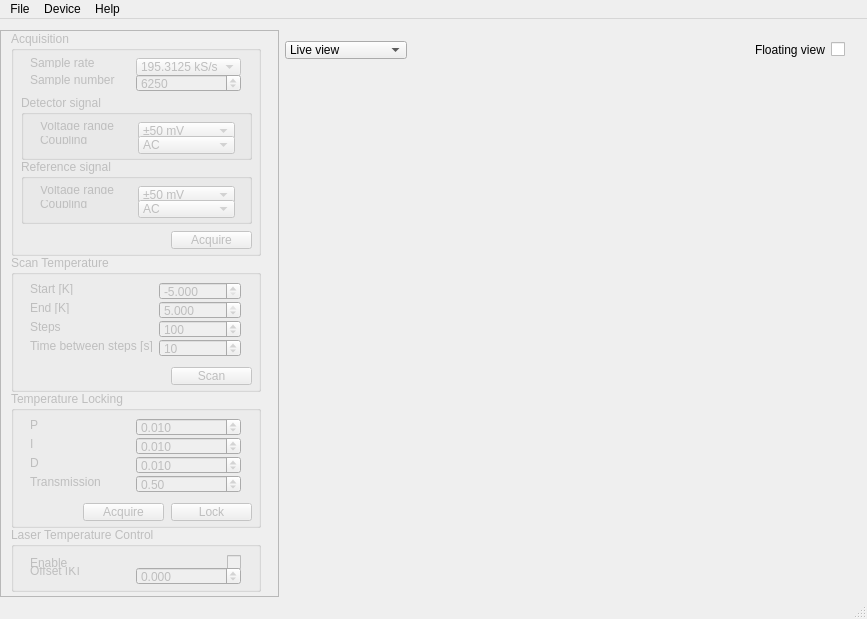
<?xml version="1.0" encoding="UTF-8"?>
<ui version="4.0">
 <class>MainWindow</class>
 <widget class="QMainWindow" name="MainWindow">
  <property name="geometry">
   <rect>
    <x>0</x>
    <y>0</y>
    <width>867</width>
    <height>619</height>
   </rect>
  </property>
  <property name="windowTitle">
   <string>LQTControl</string>
  </property>
  <property name="styleSheet">
   <string notr="true"/>
  </property>
  <widget class="QWidget" name="centralWidget">
   <layout class="QHBoxLayout" name="horizontalLayout_2">
    <property name="leftMargin">
     <number>0</number>
    </property>
    <property name="bottomMargin">
     <number>0</number>
    </property>
    <item>
     <widget class="QScrollArea" name="settingsArea">
      <property name="minimumSize">
       <size>
        <width>279</width>
        <height>0</height>
       </size>
      </property>
      <property name="maximumSize">
       <size>
        <width>270</width>
        <height>16777215</height>
       </size>
      </property>
      <property name="frameShadow">
       <enum>QFrame::Raised</enum>
      </property>
      <property name="lineWidth">
       <number>1</number>
      </property>
      <property name="widgetResizable">
       <bool>true</bool>
      </property>
      <widget class="QWidget" name="scrollAreaWidgetContents">
       <property name="geometry">
        <rect>
         <x>0</x>
         <y>0</y>
         <width>277</width>
         <height>565</height>
        </rect>
       </property>
       <property name="sizePolicy">
        <sizepolicy hsizetype="Preferred" vsizetype="Preferred">
         <horstretch>0</horstretch>
         <verstretch>0</verstretch>
        </sizepolicy>
       </property>
       <property name="minimumSize">
        <size>
         <width>260</width>
         <height>565</height>
        </size>
       </property>
       <widget class="QGroupBox" name="ScanBox">
        <property name="enabled">
         <bool>false</bool>
        </property>
        <property name="geometry">
         <rect>
          <x>10</x>
          <y>224</y>
          <width>250</width>
          <height>137</height>
         </rect>
        </property>
        <property name="title">
         <string>Scan Temperature</string>
        </property>
        <widget class="QPushButton" name="scanButton">
         <property name="geometry">
          <rect>
           <x>160</x>
           <y>112</y>
           <width>81</width>
           <height>18</height>
          </rect>
         </property>
         <property name="text">
          <string>Scan</string>
         </property>
        </widget>
        <widget class="QWidget" name="layoutWidget">
         <property name="geometry">
          <rect>
           <x>8</x>
           <y>16</y>
           <width>233</width>
           <height>92</height>
          </rect>
         </property>
         <layout class="QFormLayout" name="formLayout_4">
          <item row="0" column="0">
           <widget class="QLabel" name="scanStartLabel">
            <property name="text">
             <string>Start [K]</string>
            </property>
           </widget>
          </item>
          <item row="0" column="1">
           <widget class="QDoubleSpinBox" name="scanStart">
            <property name="minimumSize">
             <size>
              <width>0</width>
              <height>18</height>
             </size>
            </property>
            <property name="maximumSize">
             <size>
              <width>16777215</width>
              <height>18</height>
             </size>
            </property>
            <property name="decimals">
             <number>3</number>
            </property>
            <property name="minimum">
             <double>-5.000000000000000</double>
            </property>
            <property name="maximum">
             <double>5.000000000000000</double>
            </property>
            <property name="singleStep">
             <double>0.100000000000000</double>
            </property>
            <property name="value">
             <double>-5.000000000000000</double>
            </property>
           </widget>
          </item>
          <item row="1" column="0">
           <widget class="QLabel" name="scanEndLabel">
            <property name="text">
             <string>End [K]</string>
            </property>
           </widget>
          </item>
          <item row="1" column="1">
           <widget class="QDoubleSpinBox" name="scanEnd">
            <property name="minimumSize">
             <size>
              <width>0</width>
              <height>18</height>
             </size>
            </property>
            <property name="maximumSize">
             <size>
              <width>16777215</width>
              <height>18</height>
             </size>
            </property>
            <property name="decimals">
             <number>3</number>
            </property>
            <property name="minimum">
             <double>-5.000000000000000</double>
            </property>
            <property name="maximum">
             <double>5.000000000000000</double>
            </property>
            <property name="singleStep">
             <double>0.100000000000000</double>
            </property>
            <property name="value">
             <double>5.000000000000000</double>
            </property>
           </widget>
          </item>
          <item row="2" column="0">
           <widget class="QLabel" name="scanStepsLabel">
            <property name="text">
             <string>Steps</string>
            </property>
           </widget>
          </item>
          <item row="2" column="1">
           <widget class="QSpinBox" name="scanSteps">
            <property name="minimumSize">
             <size>
              <width>0</width>
              <height>18</height>
             </size>
            </property>
            <property name="maximumSize">
             <size>
              <width>16777215</width>
              <height>18</height>
             </size>
            </property>
            <property name="minimum">
             <number>2</number>
            </property>
            <property name="maximum">
             <number>1000</number>
            </property>
            <property name="value">
             <number>100</number>
            </property>
           </widget>
          </item>
          <item row="3" column="0">
           <widget class="QLabel" name="scanIntervalLabel">
            <property name="minimumSize">
             <size>
              <width>100</width>
              <height>0</height>
             </size>
            </property>
            <property name="text">
             <string>Time between steps [s]</string>
            </property>
           </widget>
          </item>
          <item row="3" column="1">
           <widget class="QSpinBox" name="scanInterval">
            <property name="minimumSize">
             <size>
              <width>0</width>
              <height>18</height>
             </size>
            </property>
            <property name="maximumSize">
             <size>
              <width>16777215</width>
              <height>18</height>
             </size>
            </property>
            <property name="minimum">
             <number>1</number>
            </property>
            <property name="maximum">
             <number>300</number>
            </property>
            <property name="singleStep">
             <number>10</number>
            </property>
            <property name="value">
             <number>10</number>
            </property>
           </widget>
          </item>
         </layout>
        </widget>
       </widget>
       <widget class="QGroupBox" name="LockingBox">
        <property name="enabled">
         <bool>false</bool>
        </property>
        <property name="geometry">
         <rect>
          <x>10</x>
          <y>360</y>
          <width>250</width>
          <height>137</height>
         </rect>
        </property>
        <property name="title">
         <string>Temperature Locking</string>
        </property>
        <widget class="QPushButton" name="lockButton">
         <property name="geometry">
          <rect>
           <x>160</x>
           <y>112</y>
           <width>81</width>
           <height>18</height>
          </rect>
         </property>
         <property name="text">
          <string>Lock</string>
         </property>
        </widget>
        <widget class="QPushButton" name="acquireLockButton">
         <property name="geometry">
          <rect>
           <x>72</x>
           <y>112</y>
           <width>81</width>
           <height>18</height>
          </rect>
         </property>
         <property name="text">
          <string>Acquire</string>
         </property>
        </widget>
        <widget class="QWidget" name="layoutWidget_1">
         <property name="geometry">
          <rect>
           <x>8</x>
           <y>16</y>
           <width>233</width>
           <height>92</height>
          </rect>
         </property>
         <layout class="QFormLayout" name="formLayout_5">
          <item row="0" column="0">
           <widget class="QLabel" name="proportionalLabel">
            <property name="text">
             <string>P</string>
            </property>
           </widget>
          </item>
          <item row="0" column="1">
           <widget class="QDoubleSpinBox" name="proportionalTerm">
            <property name="minimumSize">
             <size>
              <width>0</width>
              <height>18</height>
             </size>
            </property>
            <property name="maximumSize">
             <size>
              <width>16777215</width>
              <height>18</height>
             </size>
            </property>
            <property name="decimals">
             <number>3</number>
            </property>
            <property name="minimum">
             <double>-1.000000000000000</double>
            </property>
            <property name="maximum">
             <double>1.000000000000000</double>
            </property>
            <property name="singleStep">
             <double>0.005000000000000</double>
            </property>
            <property name="value">
             <double>0.010000000000000</double>
            </property>
           </widget>
          </item>
          <item row="1" column="0">
           <widget class="QLabel" name="integralLabel">
            <property name="text">
             <string>I</string>
            </property>
           </widget>
          </item>
          <item row="1" column="1">
           <widget class="QDoubleSpinBox" name="integralTerm">
            <property name="minimumSize">
             <size>
              <width>0</width>
              <height>18</height>
             </size>
            </property>
            <property name="maximumSize">
             <size>
              <width>16777215</width>
              <height>18</height>
             </size>
            </property>
            <property name="decimals">
             <number>3</number>
            </property>
            <property name="minimum">
             <double>-1.000000000000000</double>
            </property>
            <property name="maximum">
             <double>1.000000000000000</double>
            </property>
            <property name="singleStep">
             <double>0.005000000000000</double>
            </property>
            <property name="value">
             <double>0.010000000000000</double>
            </property>
           </widget>
          </item>
          <item row="2" column="0">
           <widget class="QLabel" name="derivativeLabel">
            <property name="text">
             <string>D</string>
            </property>
           </widget>
          </item>
          <item row="2" column="1">
           <widget class="QDoubleSpinBox" name="derivativeTerm">
            <property name="minimumSize">
             <size>
              <width>0</width>
              <height>18</height>
             </size>
            </property>
            <property name="maximumSize">
             <size>
              <width>16777215</width>
              <height>18</height>
             </size>
            </property>
            <property name="decimals">
             <number>3</number>
            </property>
            <property name="minimum">
             <double>-1.000000000000000</double>
            </property>
            <property name="maximum">
             <double>1.000000000000000</double>
            </property>
            <property name="singleStep">
             <double>0.005000000000000</double>
            </property>
            <property name="value">
             <double>0.010000000000000</double>
            </property>
           </widget>
          </item>
          <item row="3" column="0">
           <widget class="QLabel" name="transmissionLabel">
            <property name="minimumSize">
             <size>
              <width>100</width>
              <height>0</height>
             </size>
            </property>
            <property name="text">
             <string>Transmission</string>
            </property>
           </widget>
          </item>
          <item row="3" column="1">
           <widget class="QDoubleSpinBox" name="transmission">
            <property name="minimumSize">
             <size>
              <width>0</width>
              <height>18</height>
             </size>
            </property>
            <property name="maximumSize">
             <size>
              <width>16777215</width>
              <height>18</height>
             </size>
            </property>
            <property name="decimals">
             <number>2</number>
            </property>
            <property name="minimum">
             <double>0.000000000000000</double>
            </property>
            <property name="maximum">
             <double>1.000000000000000</double>
            </property>
            <property name="singleStep">
             <double>0.010000000000000</double>
            </property>
            <property name="value">
             <double>0.500000000000000</double>
            </property>
           </widget>
          </item>
         </layout>
        </widget>
       </widget>
       <widget class="QGroupBox" name="AcquisitionBox">
        <property name="enabled">
         <bool>false</bool>
        </property>
        <property name="geometry">
         <rect>
          <x>10</x>
          <y>0</y>
          <width>250</width>
          <height>225</height>
         </rect>
        </property>
        <property name="title">
         <string>Acquisition</string>
        </property>
        <widget class="QPushButton" name="acquisitionButton">
         <property name="geometry">
          <rect>
           <x>160</x>
           <y>200</y>
           <width>81</width>
           <height>18</height>
          </rect>
         </property>
         <property name="text">
          <string>Acquire</string>
         </property>
        </widget>
        <widget class="QGroupBox" name="chA">
         <property name="geometry">
          <rect>
           <x>10</x>
           <y>64</y>
           <width>231</width>
           <height>65</height>
          </rect>
         </property>
         <property name="title">
          <string>Detector signal</string>
         </property>
         <widget class="QWidget" name="layoutWidget_2">
          <property name="geometry">
           <rect>
            <x>8</x>
            <y>16</y>
            <width>217</width>
            <height>44</height>
           </rect>
          </property>
          <layout class="QFormLayout" name="formLayout_2">
           <item row="0" column="0">
            <widget class="QLabel" name="chARangeLabel">
             <property name="minimumSize">
              <size>
               <width>92</width>
               <height>0</height>
              </size>
             </property>
             <property name="text">
              <string>Voltage range</string>
             </property>
            </widget>
           </item>
           <item row="0" column="1">
            <widget class="QComboBox" name="chARange">
             <property name="minimumSize">
              <size>
               <width>0</width>
               <height>18</height>
              </size>
             </property>
             <property name="maximumSize">
              <size>
               <width>16777215</width>
               <height>18</height>
              </size>
             </property>
             <item>
              <property name="text">
               <string>±50 mV</string>
              </property>
             </item>
             <item>
              <property name="text">
               <string>±100 mV</string>
              </property>
             </item>
             <item>
              <property name="text">
               <string>±200 mV</string>
              </property>
             </item>
             <item>
              <property name="text">
               <string>±500 mV</string>
              </property>
             </item>
             <item>
              <property name="text">
               <string>±1 V</string>
              </property>
             </item>
             <item>
              <property name="text">
               <string>±2 V</string>
              </property>
             </item>
             <item>
              <property name="text">
               <string>±5 V</string>
              </property>
             </item>
             <item>
              <property name="text">
               <string>±10 V</string>
              </property>
             </item>
             <item>
              <property name="text">
               <string>±20 V</string>
              </property>
             </item>
             <item>
              <property name="text">
               <string>Auto</string>
              </property>
             </item>
             <item>
              <property name="text">
               <string>Off</string>
              </property>
             </item>
            </widget>
           </item>
           <item row="1" column="0">
            <widget class="QLabel" name="chACouplingLabel">
             <property name="text">
              <string>Coupling</string>
             </property>
            </widget>
           </item>
           <item row="1" column="1">
            <widget class="QComboBox" name="chACoupling">
             <property name="minimumSize">
              <size>
               <width>0</width>
               <height>18</height>
              </size>
             </property>
             <property name="maximumSize">
              <size>
               <width>16777215</width>
               <height>18</height>
              </size>
             </property>
             <item>
              <property name="text">
               <string>AC</string>
              </property>
             </item>
             <item>
              <property name="text">
               <string>DC</string>
              </property>
             </item>
            </widget>
           </item>
          </layout>
         </widget>
        </widget>
        <widget class="QGroupBox" name="chB">
         <property name="geometry">
          <rect>
           <x>10</x>
           <y>128</y>
           <width>231</width>
           <height>65</height>
          </rect>
         </property>
         <property name="title">
          <string>Reference signal</string>
         </property>
         <widget class="QWidget" name="layoutWidget_3">
          <property name="geometry">
           <rect>
            <x>8</x>
            <y>16</y>
            <width>217</width>
            <height>44</height>
           </rect>
          </property>
          <layout class="QFormLayout" name="formLayout_3">
           <item row="0" column="0">
            <widget class="QLabel" name="chBRangeLabel">
             <property name="minimumSize">
              <size>
               <width>92</width>
               <height>0</height>
              </size>
             </property>
             <property name="text">
              <string>Voltage range</string>
             </property>
            </widget>
           </item>
           <item row="0" column="1">
            <widget class="QComboBox" name="chBRange">
             <property name="minimumSize">
              <size>
               <width>0</width>
               <height>18</height>
              </size>
             </property>
             <property name="maximumSize">
              <size>
               <width>16777215</width>
               <height>18</height>
              </size>
             </property>
             <item>
              <property name="text">
               <string>±50 mV</string>
              </property>
             </item>
             <item>
              <property name="text">
               <string>±100 mV</string>
              </property>
             </item>
             <item>
              <property name="text">
               <string>±200 mV</string>
              </property>
             </item>
             <item>
              <property name="text">
               <string>±500 mV</string>
              </property>
             </item>
             <item>
              <property name="text">
               <string>±1 V</string>
              </property>
             </item>
             <item>
              <property name="text">
               <string>±2 V</string>
              </property>
             </item>
             <item>
              <property name="text">
               <string>±5 V</string>
              </property>
             </item>
             <item>
              <property name="text">
               <string>±10 V</string>
              </property>
             </item>
             <item>
              <property name="text">
               <string>±20 V</string>
              </property>
             </item>
             <item>
              <property name="text">
               <string>Auto</string>
              </property>
             </item>
             <item>
              <property name="text">
               <string>Off</string>
              </property>
             </item>
            </widget>
           </item>
           <item row="1" column="0">
            <widget class="QLabel" name="chBCouplingLabel">
             <property name="text">
              <string>Coupling</string>
             </property>
            </widget>
           </item>
           <item row="1" column="1">
            <widget class="QComboBox" name="chBCoupling">
             <property name="minimumSize">
              <size>
               <width>0</width>
               <height>18</height>
              </size>
             </property>
             <property name="maximumSize">
              <size>
               <width>16777215</width>
               <height>18</height>
              </size>
             </property>
             <item>
              <property name="text">
               <string>AC</string>
              </property>
             </item>
             <item>
              <property name="text">
               <string>DC</string>
              </property>
             </item>
            </widget>
           </item>
          </layout>
         </widget>
        </widget>
        <widget class="QWidget" name="layoutWidget_4">
         <property name="geometry">
          <rect>
           <x>8</x>
           <y>16</y>
           <width>233</width>
           <height>49</height>
          </rect>
         </property>
         <layout class="QFormLayout" name="formLayout">
          <item row="0" column="0">
           <widget class="QLabel" name="sampleRateLabel">
            <property name="text">
             <string>Sample rate</string>
            </property>
           </widget>
          </item>
          <item row="0" column="1">
           <widget class="QComboBox" name="sampleRate">
            <property name="minimumSize">
             <size>
              <width>0</width>
              <height>18</height>
             </size>
            </property>
            <property name="maximumSize">
             <size>
              <width>16777215</width>
              <height>18</height>
             </size>
            </property>
            <property name="currentIndex">
             <number>10</number>
            </property>
            <item>
             <property name="text">
              <string>200 MS/s</string>
             </property>
            </item>
            <item>
             <property name="text">
              <string>100 MS/s</string>
             </property>
            </item>
            <item>
             <property name="text">
              <string>50 MS/s</string>
             </property>
            </item>
            <item>
             <property name="text">
              <string>25 MS/s</string>
             </property>
            </item>
            <item>
             <property name="text">
              <string>12.5 MS/s</string>
             </property>
            </item>
            <item>
             <property name="text">
              <string>6.25 MS/s</string>
             </property>
            </item>
            <item>
             <property name="text">
              <string>3.125 MS/s</string>
             </property>
            </item>
            <item>
             <property name="text">
              <string>1562.5 kS/s</string>
             </property>
            </item>
            <item>
             <property name="text">
              <string>781.25 kS/s</string>
             </property>
            </item>
            <item>
             <property name="text">
              <string>390.625 kS/s</string>
             </property>
            </item>
            <item>
             <property name="text">
              <string>195.3125 kS/s</string>
             </property>
            </item>
           </widget>
          </item>
          <item row="1" column="0">
           <widget class="QLabel" name="sampleNumberLabel">
            <property name="minimumSize">
             <size>
              <width>100</width>
              <height>0</height>
             </size>
            </property>
            <property name="text">
             <string>Sample number</string>
            </property>
           </widget>
          </item>
          <item row="1" column="1">
           <widget class="QSpinBox" name="sampleNumber">
            <property name="minimumSize">
             <size>
              <width>0</width>
              <height>18</height>
             </size>
            </property>
            <property name="maximumSize">
             <size>
              <width>16777215</width>
              <height>18</height>
             </size>
            </property>
            <property name="minimum">
             <number>1</number>
            </property>
            <property name="maximum">
             <number>16000</number>
            </property>
            <property name="value">
             <number>6250</number>
            </property>
           </widget>
          </item>
         </layout>
        </widget>
       </widget>
       <widget class="QGroupBox" name="LaserTemperatureBox">
        <property name="enabled">
         <bool>false</bool>
        </property>
        <property name="geometry">
         <rect>
          <x>10</x>
          <y>496</y>
          <width>250</width>
          <height>65</height>
         </rect>
        </property>
        <property name="title">
         <string>Laser Temperature Control</string>
        </property>
        <widget class="QWidget" name="layoutWidget_5">
         <property name="geometry">
          <rect>
           <x>8</x>
           <y>16</y>
           <width>233</width>
           <height>43</height>
          </rect>
         </property>
         <layout class="QFormLayout" name="formLayout_6">
          <item row="0" column="0">
           <widget class="QLabel" name="enableTemperatureControlLabel">
            <property name="minimumSize">
             <size>
              <width>0</width>
              <height>17</height>
             </size>
            </property>
            <property name="text">
             <string>Enable</string>
            </property>
           </widget>
          </item>
          <item row="0" column="1">
           <widget class="QCheckBox" name="enableTemperatureControlCheckbox">
            <property name="enabled">
             <bool>false</bool>
            </property>
            <property name="minimumSize">
             <size>
              <width>0</width>
              <height>17</height>
             </size>
            </property>
            <property name="layoutDirection">
             <enum>Qt::RightToLeft</enum>
            </property>
            <property name="text">
             <string/>
            </property>
           </widget>
          </item>
          <item row="1" column="0">
           <widget class="QLabel" name="temperatureOffsetLabel">
            <property name="minimumSize">
             <size>
              <width>100</width>
              <height>0</height>
             </size>
            </property>
            <property name="text">
             <string>Offset [K]</string>
            </property>
           </widget>
          </item>
          <item row="1" column="1">
           <widget class="QDoubleSpinBox" name="temperatureOffset">
            <property name="minimumSize">
             <size>
              <width>0</width>
              <height>18</height>
             </size>
            </property>
            <property name="maximumSize">
             <size>
              <width>16777215</width>
              <height>18</height>
             </size>
            </property>
            <property name="decimals">
             <number>3</number>
            </property>
            <property name="minimum">
             <double>-5.000000000000000</double>
            </property>
            <property name="maximum">
             <double>5.000000000000000</double>
            </property>
            <property name="singleStep">
             <double>0.001000000000000</double>
            </property>
            <property name="value">
             <double>0.000000000000000</double>
            </property>
           </widget>
          </item>
         </layout>
        </widget>
       </widget>
      </widget>
     </widget>
    </item>
    <item>
     <widget class="QWidget" name="plottingArea" native="true">
      <property name="minimumSize">
       <size>
        <width>560</width>
        <height>500</height>
       </size>
      </property>
      <layout class="QVBoxLayout" name="verticalLayout">
       <property name="leftMargin">
        <number>0</number>
       </property>
       <item>
        <widget class="QWidget" name="widget_2" native="true">
         <property name="sizePolicy">
          <sizepolicy hsizetype="Preferred" vsizetype="Fixed">
           <horstretch>0</horstretch>
           <verstretch>0</verstretch>
          </sizepolicy>
         </property>
         <property name="minimumSize">
          <size>
           <width>200</width>
           <height>18</height>
          </size>
         </property>
         <property name="maximumSize">
          <size>
           <width>16777215</width>
           <height>18</height>
          </size>
         </property>
         <layout class="QHBoxLayout" name="horizontalLayout">
          <property name="leftMargin">
           <number>0</number>
          </property>
          <property name="topMargin">
           <number>0</number>
          </property>
          <property name="rightMargin">
           <number>0</number>
          </property>
          <property name="bottomMargin">
           <number>0</number>
          </property>
          <item>
           <widget class="QComboBox" name="selectDisplay">
            <property name="minimumSize">
             <size>
              <width>0</width>
              <height>18</height>
             </size>
            </property>
            <item>
             <property name="text">
              <string>Live view</string>
             </property>
            </item>
            <item>
             <property name="text">
              <string>Locking view</string>
             </property>
            </item>
            <item>
             <property name="text">
              <string>Single scan view</string>
             </property>
            </item>
           </widget>
          </item>
          <item>
           <spacer name="horizontalSpacer">
            <property name="orientation">
             <enum>Qt::Horizontal</enum>
            </property>
            <property name="sizeType">
             <enum>QSizePolicy::Expanding</enum>
            </property>
            <property name="sizeHint" stdset="0">
             <size>
              <width>677</width>
              <height>20</height>
             </size>
            </property>
           </spacer>
          </item>
          <item>
           <widget class="QLabel" name="floatingViewLabel">
            <property name="text">
             <string>Floating view</string>
            </property>
           </widget>
          </item>
          <item>
           <widget class="QCheckBox" name="floatingViewCheckBox">
            <property name="enabled">
             <bool>true</bool>
            </property>
            <property name="layoutDirection">
             <enum>Qt::RightToLeft</enum>
            </property>
            <property name="text">
             <string/>
            </property>
           </widget>
          </item>
         </layout>
        </widget>
       </item>
       <item>
        <widget class="QtCharts::QChartView" name="plotAxes" native="true">
         <property name="minimumSize">
          <size>
           <width>270</width>
           <height>400</height>
          </size>
         </property>
        </widget>
       </item>
      </layout>
     </widget>
    </item>
   </layout>
  </widget>
  <widget class="QMenuBar" name="menuBar">
   <property name="geometry">
    <rect>
     <x>0</x>
     <y>0</y>
     <width>867</width>
     <height>21</height>
    </rect>
   </property>
   <widget class="QMenu" name="menuFiles">
    <property name="title">
     <string>File</string>
    </property>
    <addaction name="actionQuit"/>
   </widget>
   <widget class="QMenu" name="menuDevice">
    <property name="title">
     <string>Device</string>
    </property>
    <addaction name="actionConnect_DAQ"/>
    <addaction name="actionDisconnect_DAQ"/>
    <addaction name="actionSettings"/>
    <addaction name="separator"/>
    <addaction name="actionConnect_Laser"/>
    <addaction name="actionDisconnect_Laser"/>
   </widget>
   <widget class="QMenu" name="menuHelp">
    <property name="title">
     <string>Help</string>
    </property>
    <addaction name="actionAbout"/>
   </widget>
   <addaction name="menuFiles"/>
   <addaction name="menuDevice"/>
   <addaction name="menuHelp"/>
  </widget>
  <widget class="QStatusBar" name="statusBar">
   <property name="minimumSize">
    <size>
     <width>0</width>
     <height>22</height>
    </size>
   </property>
   <property name="maximumSize">
    <size>
     <width>16777215</width>
     <height>22</height>
    </size>
   </property>
  </widget>
  <action name="actionSave">
   <property name="text">
    <string>Save</string>
   </property>
  </action>
  <action name="actionSave_As">
   <property name="text">
    <string>Save As</string>
   </property>
  </action>
  <action name="actionQuit">
   <property name="text">
    <string>Quit</string>
   </property>
  </action>
  <action name="actionConnect_DAQ">
   <property name="text">
    <string>Connect DAQ</string>
   </property>
  </action>
  <action name="actionDisconnect_DAQ">
   <property name="enabled">
    <bool>false</bool>
   </property>
   <property name="text">
    <string>Disconnect DAQ</string>
   </property>
  </action>
  <action name="actionSettings">
   <property name="text">
    <string>Settings</string>
   </property>
  </action>
  <action name="actionConnect_Laser">
   <property name="text">
    <string>Connect Laser</string>
   </property>
  </action>
  <action name="actionDisconnect_Laser">
   <property name="enabled">
    <bool>false</bool>
   </property>
   <property name="text">
    <string>Disconnect Laser</string>
   </property>
  </action>
  <action name="actionEnable_Piezo">
   <property name="text">
    <string>Enable Piezo Output</string>
   </property>
  </action>
  <action name="actionDisable_Piezo">
   <property name="enabled">
    <bool>false</bool>
   </property>
   <property name="text">
    <string>Disable Piezo Output</string>
   </property>
  </action>
  <action name="actionAbout">
   <property name="text">
    <string>About</string>
   </property>
  </action>
 </widget>
 <layoutdefault spacing="6" margin="11"/>
 <customwidgets>
  <customwidget>
   <class>QtCharts::QChartView</class>
   <extends>QWidget</extends>
   <header location="global">QtCharts/QChartView</header>
   <container>1</container>
  </customwidget>
 </customwidgets>
 <tabstops>
  <tabstop>settingsArea</tabstop>
  <tabstop>sampleRate</tabstop>
  <tabstop>sampleNumber</tabstop>
  <tabstop>chARange</tabstop>
  <tabstop>chACoupling</tabstop>
  <tabstop>chBRange</tabstop>
  <tabstop>chBCoupling</tabstop>
  <tabstop>acquisitionButton</tabstop>
  <tabstop>scanStart</tabstop>
  <tabstop>scanEnd</tabstop>
  <tabstop>scanSteps</tabstop>
  <tabstop>scanInterval</tabstop>
  <tabstop>scanButton</tabstop>
  <tabstop>proportionalTerm</tabstop>
  <tabstop>integralTerm</tabstop>
  <tabstop>derivativeTerm</tabstop>
  <tabstop>transmission</tabstop>
  <tabstop>acquireLockButton</tabstop>
  <tabstop>lockButton</tabstop>
  <tabstop>enableTemperatureControlCheckbox</tabstop>
  <tabstop>temperatureOffset</tabstop>
  <tabstop>selectDisplay</tabstop>
  <tabstop>floatingViewCheckBox</tabstop>
 </tabstops>
 <resources/>
 <connections/>
</ui>
